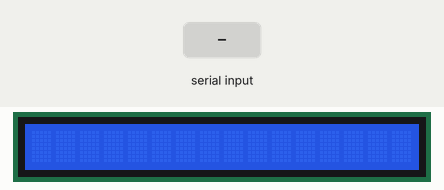
Simulated run of this sketch. Board: ESP32. Parts: 16×1 character LCD. Inputs (shaded band) come from the test bench. Nothing arrives over Bluetooth unless stated.

Above: at 1.2 s.
1.3 s: "1\n" received over the second serial link
At 1.7 s:
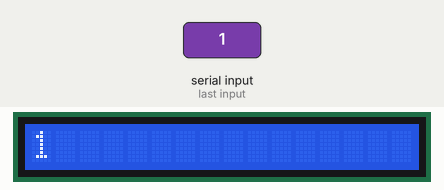
2.8 s: "0\n" received over the second serial link
At 4.0 s:
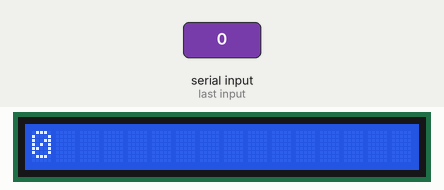
4.3 s: "2\n" received over the second serial link
At 5.1 s:
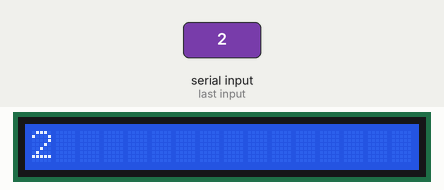
Timing chart, 0 to 7.3 s (numbered marks = the images above; inputs shaded):
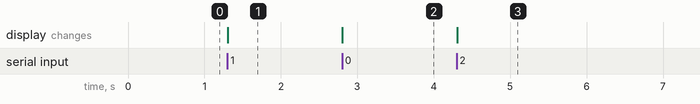

The sketch:

StSBT2_LCD.ino
```cpp
#include "BluetoothSerial.h"
#include <LiquidCrystal_I2C.h>

#if !defined(CONFIG_BT_ENABLED) || !defined(CONFIG_BLUEDROID_ENABLED)
#error Bluetooth is not enabled! Please run `make menuconfig` to and enable it
#endif

int lcdColumns = 16;
int lcdRows = 1;

BluetoothSerial SerialBT;
LiquidCrystal_I2C lcd(0x27, lcdColumns, lcdRows);

String message = "";
char incomingChar;

void setup() {
  lcd.init();
  lcd.backlight();

  Serial.begin(115200);
  SerialBT.begin("ESP32HardyHudanAbbel"); //Bluetooth device name
}

void loop() {
  if (SerialBT.available()){
    char incomingChar = SerialBT.read();
    if (incomingChar != '\n'){
      lcd.clear();
      message += String(incomingChar);
    } else {
      message = "";
    }

      lcd.setCursor(0, 0);
      lcd.print(message);

      delay(20);
  }
}
```

Measured:
- after the input at 1.3 s, the display: changes at once (image 1)
- after the input at 2.8 s, the display: changes at once (image 2)
- after the input at 4.3 s, the display: changes at once (image 3)
